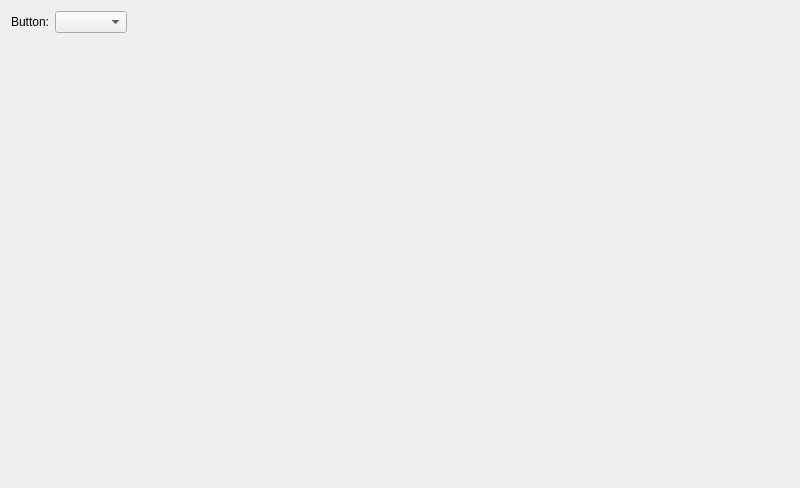
<?xml version="1.0" encoding="UTF-8"?>
<ui version="4.0">
 <class>ActionContainer</class>
 <widget class="QWidget" name="ActionContainer">
  <property name="geometry">
   <rect>
    <x>0</x>
    <y>0</y>
    <width>800</width>
    <height>488</height>
   </rect>
  </property>
  <property name="sizePolicy">
   <sizepolicy hsizetype="MinimumExpanding" vsizetype="Preferred">
    <horstretch>0</horstretch>
    <verstretch>0</verstretch>
   </sizepolicy>
  </property>
  <property name="minimumSize">
   <size>
    <width>800</width>
    <height>0</height>
   </size>
  </property>
  <property name="windowTitle">
   <string>Form</string>
  </property>
  <layout class="QGridLayout" name="gridLayout">
   <item row="2" column="0" colspan="3">
    <widget class="QWidget" name="wActionWidget" native="true">
     <property name="sizePolicy">
      <sizepolicy hsizetype="Expanding" vsizetype="Expanding">
       <horstretch>0</horstretch>
       <verstretch>0</verstretch>
      </sizepolicy>
     </property>
    </widget>
   </item>
   <item row="0" column="1">
    <widget class="KComboBox" name="cbButton"/>
   </item>
   <item row="0" column="2">
    <spacer name="horizontalSpacer">
     <property name="orientation">
      <enum>Qt::Horizontal</enum>
     </property>
     <property name="sizeHint" stdset="0">
      <size>
       <width>40</width>
       <height>20</height>
      </size>
     </property>
    </spacer>
   </item>
   <item row="0" column="0">
    <widget class="QLabel" name="label">
     <property name="text">
      <string>Button:</string>
     </property>
     <property name="alignment">
      <set>Qt::AlignRight|Qt::AlignTrailing|Qt::AlignVCenter</set>
     </property>
    </widget>
   </item>
  </layout>
 </widget>
 <customwidgets>
  <customwidget>
   <class>KComboBox</class>
   <extends>QComboBox</extends>
   <header>kcombobox.h</header>
  </customwidget>
 </customwidgets>
 <resources/>
 <connections/>
</ui>
